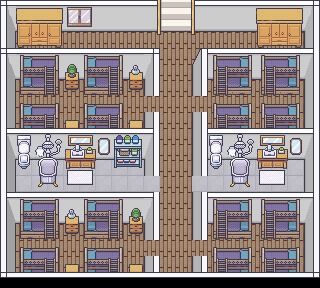

A 2D game scene composited from a Tiled map and its tileset images. What follows is a short description and the map's XML, with each tile layer's data collapsed to a summary:
An orthogonal 20x18 tile map with 16x16 px tiles, 7 tile layers (Floor, Wall, Obj, Obj1, ...), 9 tilesets and 2 objects.

<map version="1.10" tiledversion="1.10.1" orientation="orthogonal" renderorder="right-down" width="20" height="18" tilewidth="16" tileheight="16" infinite="0" nextlayerid="11" nextobjectid="8">
 <tileset firstgid="1" source="../Tileset/Room_Builder_3d_walls.tsx" />
 <tileset firstgid="1321" source="../Tileset/Floors.tsx" />
 <tileset firstgid="1921" source="../Tileset/Generic.tsx" />
 <tileset firstgid="3169" source="../Tileset/LivingRoom.tsx" />
 <tileset firstgid="3889" source="../Tileset/Room_Builder_borders.tsx" />
 <tileset firstgid="4339" source="../Tileset/Bathroom.tsx" />
 <tileset firstgid="5235" source="../Tileset/Bedroom.tsx" />
 <tileset firstgid="6947" source="../Tileset/Classroom_and_library.tsx" />
 <tileset firstgid="7491" source="../Tileset/Kitchen.tsx" />
 <layer id="2" name="Floor" width="20" height="18">
  <data>[360 cells, 336 non-empty, 2 distinct tile ids]</data>
 </layer>
 <layer id="1" name="Wall" width="20" height="18">
  <data>[360 cells, 164 non-empty, 18 distinct tile ids]</data>
 </layer>
 <layer id="3" name="Obj" width="20" height="18">
  <data>[360 cells, 140 non-empty, 36 distinct tile ids]</data>
 </layer>
 <layer id="4" name="Obj1" width="20" height="18">
  <data>[360 cells, 30 non-empty, 6 distinct tile ids]</data>
 </layer>
 <layer id="5" name="Wal1.1" width="20" height="18">
  <data>[360 cells, 28 non-empty, 2 distinct tile ids]</data>
 </layer>
 <layer id="6" name="Obj1.2" width="20" height="18">
  <data>[360 cells, 30 non-empty, 18 distinct tile ids]</data>
 </layer>
 <objectgroup id="10" name="Collision">
  <object id="6" x="17" y="27" width="44" height="20" />
  <object id="7" x="256" y="31" width="45" height="16" />
 </objectgroup>
 <layer id="8" name="Obj2" width="20" height="18">
  <data>[360 cells, 24 non-empty, 12 distinct tile ids]</data>
 </layer>
</map>
